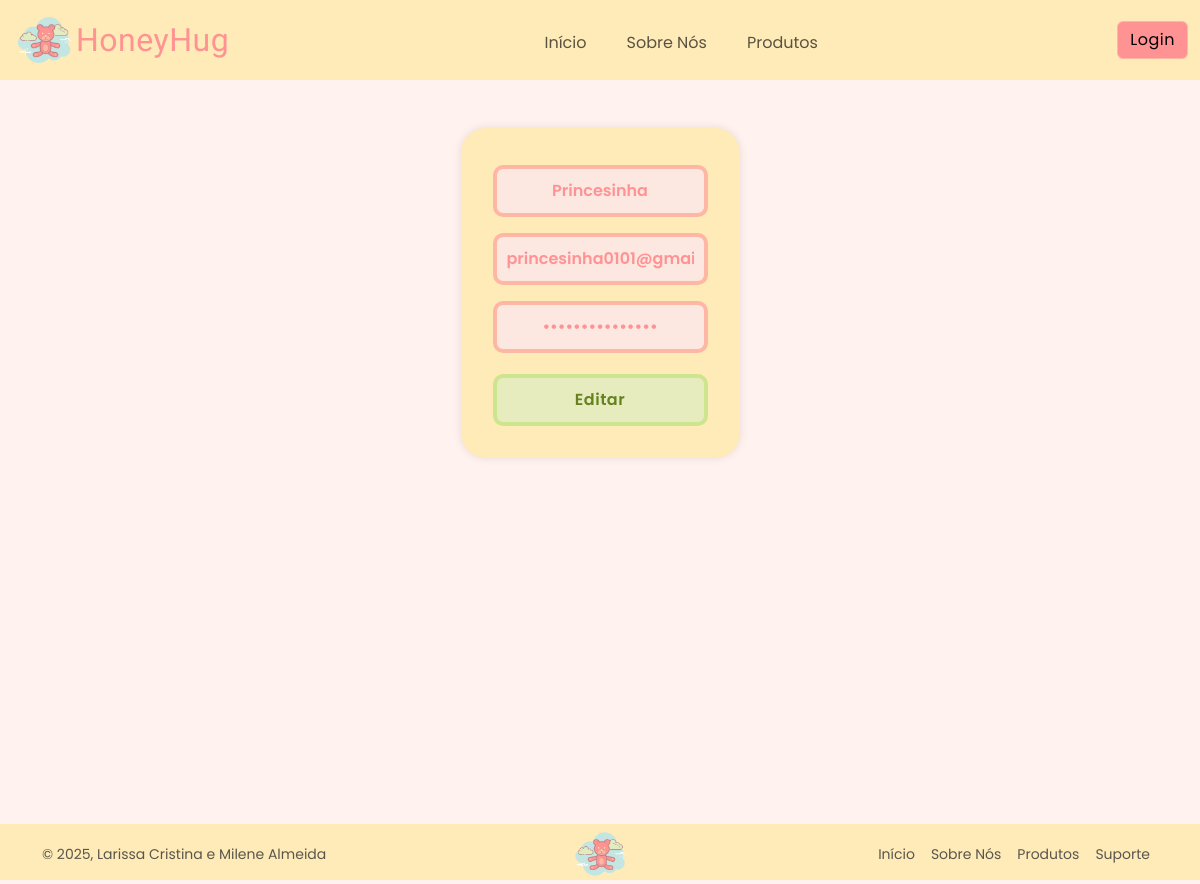
Before: /editar-usuario/1 with the older database file.
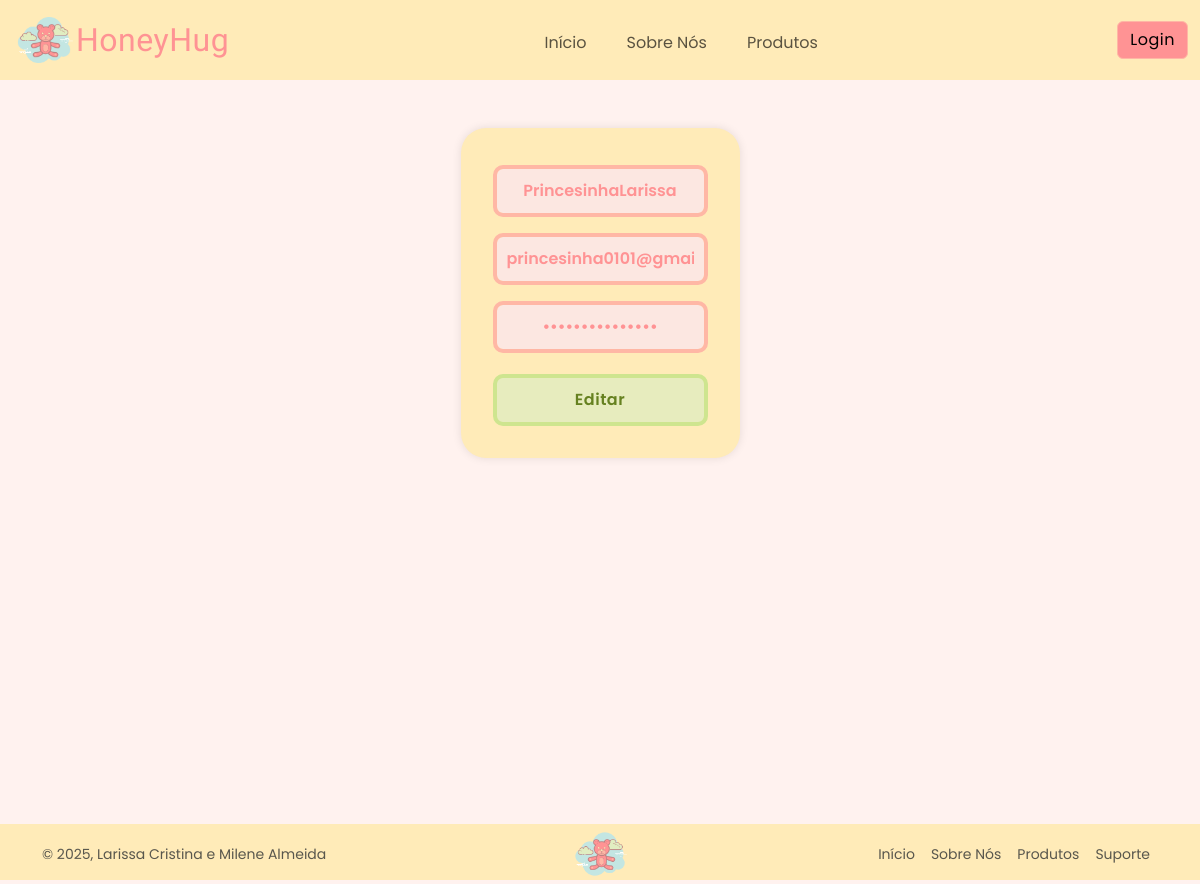
After: the same page with the newer database file.
### app/models.py (models this page shows)
class Usuario(models.Model):
    nome = models.CharField(max_length = 100)
    email = models.EmailField()
    senha = models.CharField(max_length = 16)

### app/views.py (the view)
# urls.py: path('editar-usuario/<int:id_usuario>', views.editarUsuario, name="editarUsuario"),
def editarUsuario(request, id_usuario):
    usuario = Usuario.objects.get(id=id_usuario)
    formUser = formUsuario(request.POST or None, instance=usuario)
    if request.POST:
        if formUser.is_valid():
            formUser.save()
            return redirect("exibirUsuarios")
    return render(request, "editar-usuario.html", {'form': formUser})

### app/forms.py
class formUsuario(forms.ModelForm):
    class Meta:
        model = Usuario
        fields = ('nome', 'email', 'senha')
        widgets = {
            'nome' : forms.TextInput(attrs={'class': 'form-control mb-3', 'placeholder': 'nome'}),
            'email': forms.TextInput(attrs={'class':'form-control mb-3' , 'placeholder': 'email'}),
            'senha': forms.TextInput(attrs={'class': 'form-control mb-3', 'type': 'password', 'placeholder': 'senha'}),
        }

### app/templates/editar-usuario.html (shortened to what this page needs)
{% extends "template.html" %}
{% load static %}
{% block conteudo %}
<div class="container mt-5 d-flex align-items-center justify-content-center" >
    <form method="POST" id="ContainerLogin">
        <div class="form-group">
        {{ form.as_p }}
    </div>
        <input type="submit" value="Editar"  id="btnCadastrar">
    </form>
</div>
{% endblock %}

Changed rows visible on the page:
changed Usuario "princesinha0101@gmail.com": nome "Princesinha" → "PrincesinhaLarissa"
